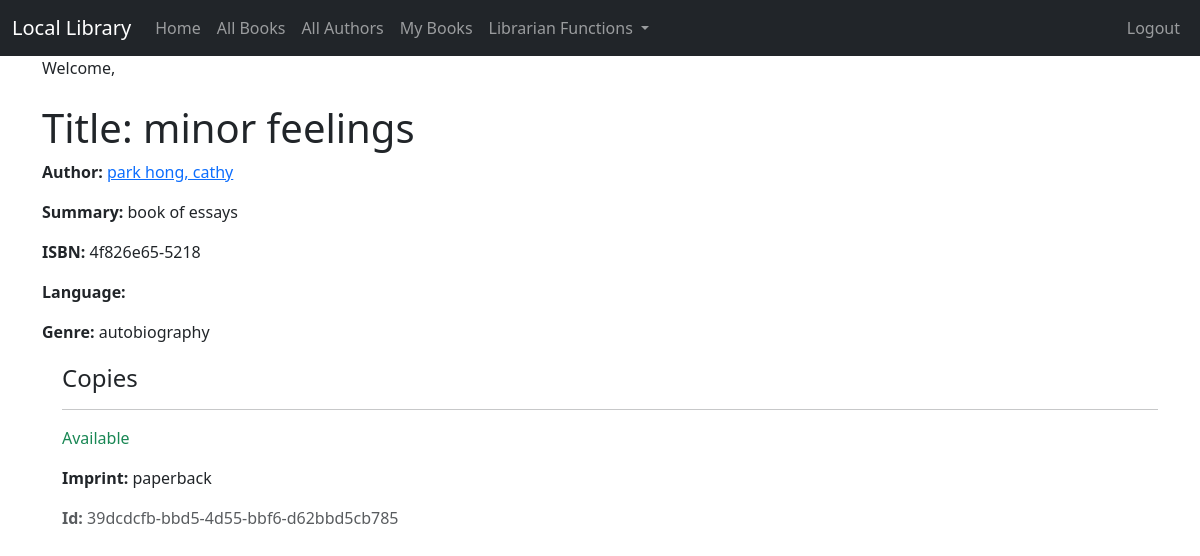
The page /book/1/ (signed in) on the database as committed earlier.
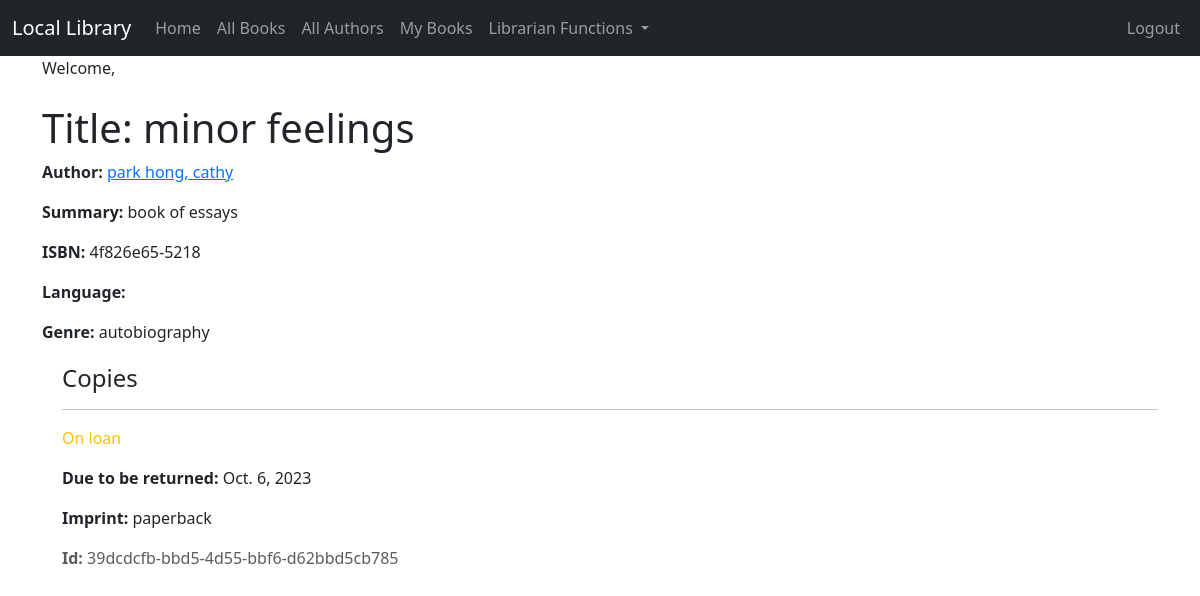
The same page on the database as committed later.
### catalog/models.py (models this page shows, shortened)
class BookInstance(models.Model):
    id = models.UUIDField(primary_key=True, default=uuid.uuid4,
                          help_text='Unique ID for this particular book across whole library')
    book = models.ForeignKey('Book', on_delete=models.RESTRICT, null=True)
    imprint = models.CharField(max_length=200)
    due_back = models.DateField(null=True, blank=True)
    LOAN_STATUS = (
        ('m', 'Maintenance'), ('o', 'On loan'), ('a', 'Available'), ('r', 'Reserved'),
    )
    status = models.CharField(
        max_length=1,
        choices=LOAN_STATUS,
        blank=True,
        default='m',
        help_text='Book availability',
    )
    borrower = models.ForeignKey(User, on_delete=models.SET_NULL, null=True, blank=True)
    class Meta:
        ordering = ['due_back']

### catalog/views.py (the view)
# urls.py: path('book/<int:pk>/', views.BookDetailView.as_view(), name='book_detail'),
class BookDetailView(LoginRequiredMixin,generic.DetailView):
    model = Book

### catalog/models.py (called while the page is built)
    def __str__(self):
        return self.name

    def __str__(self):
        return f'{self.last_name}, {self.first_name}'

### catalog/templates/catalog/book_detail.html
{% extends "catalog/base.html" %}
{% block content %}
  <h1>Title: {{ book.title }}</h1>
  <p><strong>Author:</strong> <a href="{% url 'author_detail' book.author.id %}">{{ book.author }}</a></p>
  <p><strong>Summary:</strong> {{ book.summary }}</p>
  <p><strong>ISBN:</strong> {{ book.isbn }}</p>
  <p><strong>Language:</strong> {{ book.language }}</p>
  <p><strong>Genre:</strong> {{ book.genre.all|join:", " }}</p>
  <div style="margin-left:20px;margin-top:20px">
    <h4>Copies</h4>
    {% for copy in book.bookinstance_set.all %}
      <hr>
      <p class="{% if copy.status == 'a' %}text-success{% elif copy.status == 'm' %}text-danger{% else %}text-warning{% endif %}">
        {{ copy.get_status_display }}
      </p>
      {% if copy.status != 'a' %}
        <p><strong>Due to be returned:</strong> {{ copy.due_back }}</p>
      {% endif %}
      <p><strong>Imprint:</strong> {{ copy.imprint }}</p>
      <p class="text-muted"><strong>Id:</strong> {{ copy.id }}</p>
    {% endfor %}
  </div>
{% endblock %}

Rows that differ between the two databases and show on the page:
changed BookInstance "paperback": status "Available" → "On loan"; due_back (not shown) → "Oct. 6, 2023"
